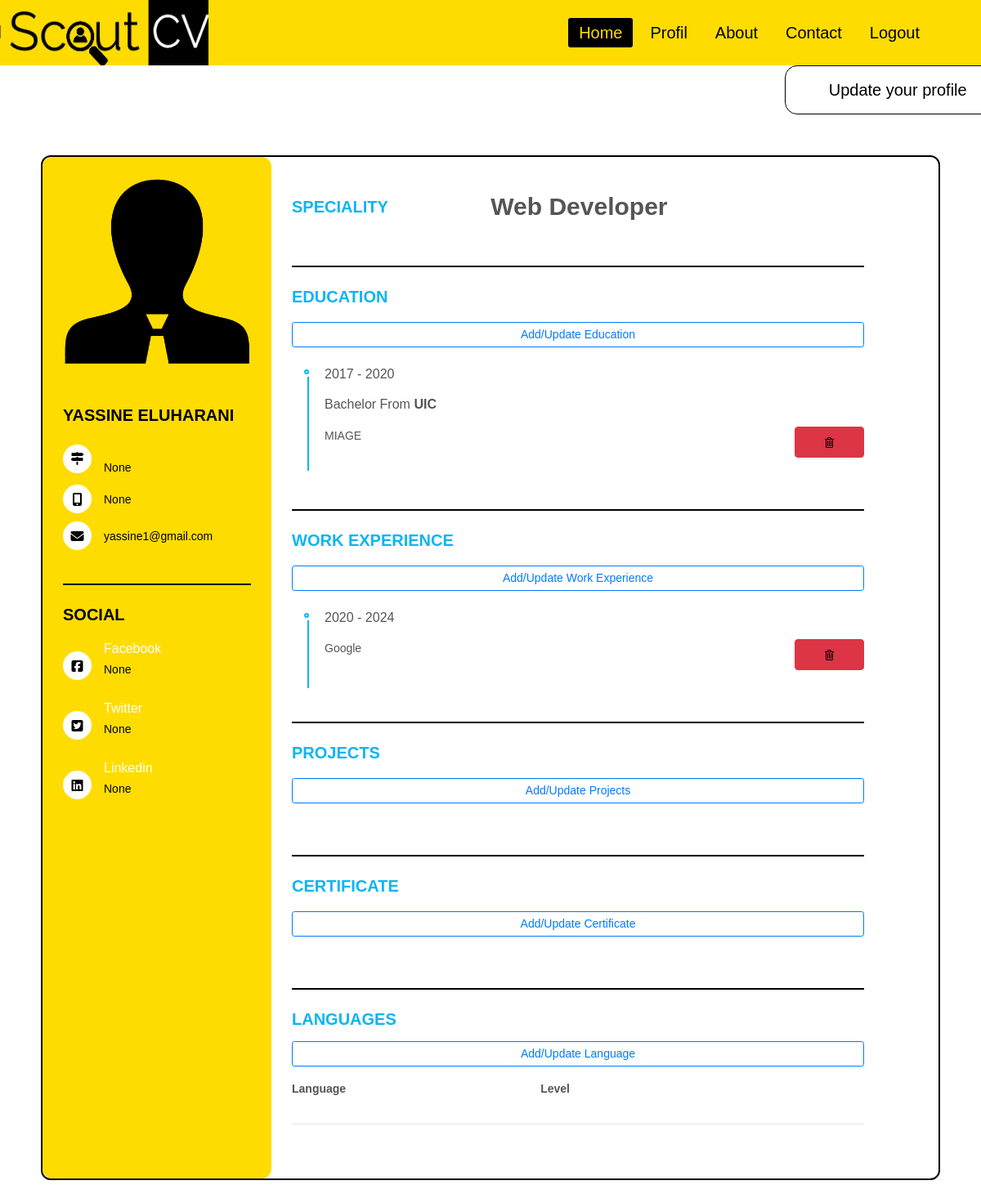
/cv/ (signed in), run on the app's committed database.
### Candidat/models.py (models this page shows, shortened)
class Profil(models.Model):
    SEX = (
        ('', '(Gender)'),
        ('Male','Male'),
        ('Female','Female'),
    )
    STATUS = (
        ('', '(Status)'),
        ('Single','Single'),
        ('Married','Married'),
        ('Widowed','Widowed'),
        ('Divorced','Divorced'),
    )
    user = models.OneToOneField(User, null =True,on_delete=models.CASCADE)
    profil_pic = models.ImageField(null=True, blank=True , default="images/user.png" )
    nom = models.CharField(max_length=20 ,null=True)
    prenom = models.CharField(max_length=20 ,null=True)
    date_n = models.DateField(null=True, blank=True)
    sex = models.CharField(max_length=6,choices=SEX ,null=True , blank=True)
    status = models.CharField(max_length=12,choices=STATUS ,null=True , blank=True)
    nationalite = models.CharField(max_length=20 ,null=True, blank=True)
    pays = CountryField(blank_label='(Country)' ,null=True, blank=True)
    ville = models.CharField(max_length=20 ,null=True, blank=True)
    telephone = models.CharField(max_length=20 ,null=True, blank=True)
    poste = models.ForeignKey(Poste, on_delete=models.DO_NOTHING, null=True,blank=True)
    adresse = models.TextField(null=True,blank=True)
    linkdin = models.URLField(max_length=200,null=True,blank=True)
    facebook = models.URLField(max_length=200,null=True,blank=True)
    twitter = models.URLField(max_length=200,null=True,blank=True)
    nbr_annee = models.IntegerField(null = True , default=0,blank=True)
    type_diplome = models.CharField(max_length=20 ,null=True)

class Academic(models.Model):
    TYPE = (
        ('', '(Degree)'),
        ('Bachelor','Bachelor '),
        ('Master','Master'),
        ('Doctorat','Doctorat'),
    )
    profil = models.ForeignKey('Profil',on_delete=models.CASCADE ,null=True)
    annee_debut = models.IntegerField(null=True)
    annee_fin = models.IntegerField(null=True)
    ecole = models.CharField(max_length=50 ,null=True)
    type_diplome = models.CharField(max_length=20,choices=TYPE ,null=True)
    description_academic = models.TextField(null=True,blank=True)

class Experience_Pro(models.Model):
    profil = models.ForeignKey('Profil',on_delete=models.CASCADE ,null=True)
    annee_debut = models.IntegerField( null=True)
    annee_fin = models.IntegerField( null=True)
    nbr_annee = models.IntegerField(null = True , default=0)
    description_exp_pro = models.TextField(null=True,blank=True)

### Entreprise/models.py (models this page shows)
class Poste(models.Model):
    poste_n = models.CharField(max_length=50, null=True)
    def __str__(self):
        return self.poste_n

### Candidat/decorators.py (the view)
        def wrapper_func(request, *args, **kwargs):
            group = None
            if request.user.groups.exists():
                group = request.user.groups.all()[0].name
            if group in allowed_roles:
                return view_func(request,*args, **kwargs)
            else:
                return redirect('profilEntr')

### Candidat/views.py (called while the page is built)
@login_required(login_url='login')
@allowed_users(allowed_roles=['Candidat'])
def cv(request):
    academics = request.user.profil.academic_set.all()
    exp_pros = request.user.profil.experience_pro_set.all()
    projets = request.user.profil.projet_realise_set.all()
    certificats = request.user.profil.certificat_set.all()
    langues = request.user.profil.language_set.all()
    context={
        'academics' : academics,
        'exp_pros':exp_pros,
        'projets' :projets,
        'certificats':certificats,
        'langues' : langues
    }
    return render(request ,'candidat/profil.html',context)

### templates/candidat/profil.html (shortened to what this page needs)
{% extends 'base.html' %}
{% load static %}
{% block style %}
  <link rel="stylesheet" type="text/css" href="{% static 'css/cvcss.css' %}">
{% endblock  %}
{% block content %}
<div class="pr1">
<a href="{% url 'Updateprofil' %}"  class="btn btn-lg btn-success smoothScroll wow fadeInUp" data-wow-delay="0.4s"> <span> Update your profile </span></a>
<div class="resume wow fadeInUp" data-wow-delay="0.1s">
   <div class="resume_left">
     <div class="resume_profile">
       {% if request.user.profil.profil_pic.url is not None %}
        <img src="{{ request.user.profil.profil_pic.url }}" alt="profile_pic">
      {% else %}
        <img src="{% static 'images/user.png' %}" alt="profile_pic">
      {% endif %}
     </div>
     <div class="resume_content">
       <div class="resume_item resume_info">
         <div class="title">
           <p class="bold">{{ request.user.profil.nom }} {{ request.user.profil.prenom }}</p>
         </div>
         <ul>
           <li>
             <div class="icon">
               <i class="fas fa-map-signs"></i>
             </div>
             <div class="data">
               {{ request.user.profil.adresse }} <br /> {{ request.user.profil.pays }}
             </div>
           </li>
           <li>
             <div class="icon">
               <i class="fas fa-mobile-alt"></i>
             </div>
             <div class="data">
               {{ request.user.profil.telephone }}
             </div>
           </li>
           <li>
             <div class="icon">
               <i class="fas fa-envelope"></i>
             </div>
             <div class="data">
               {{ request.user.email }}
             </div>
           </li>
         </ul>
       </div>
       <div class="resume_item resume_social">
         <div class="title">
           <p class="bold">Social</p>
         </div>
         <ul>
           <li>
             <div class="icon">
               <i class="fab fa-facebook-square"></i>
             </div>
             <div class="data">
               <p class="semi-bold">Facebook</p>
               <p>{{ request.user.profil.facebook }}</p>
             </div>
           </li>
           <li>
             <div class="icon">
               <i class="fab fa-twitter-square"></i>
             </div>
             <div class="data">
               <p class="semi-bold">Twitter</p>
               <p>{{ request.user.profil.twitter }}</p>
             </div>
           </li>
           <li>
             <div class="icon">
               <i class="fab fa-linkedin"></i>
             </div>
             <div class="data">
               <p class="semi-bold">Linkedin</p>
               <p>{{ request.user.profil.linkdin }}</p>
             </div>
           </li>
         </ul>
       </div>
     </div>
  </div>
  <div class="resume_right">
    <div class="resume_item resume_about">
        <div class="row">
          <div class="col-4 title">
             <p class="bold">Speciality</p>
            </div>
            <div class="col-8">
              <p class="font-weight-bold" style="font-size: 30px;">{{ request.user.profil.poste }}</p>
            </div>
        </div>
    </div>
    <div class="resume_item resume_work">
        <div class="title">
           <p class="bold">Education</p>
         </div>
         <div>
          <a class="btn btn-outline-primary btn-sm btn-block" href="{% url 'create_academic' %}">Add/Update Education</a>
          <br>
         </div>
        <ul>
          {% for academic in academics %}
          <li>
            <div class="date">{{ academic.annee_debut }} - {{ academic.annee_fin }}</div>
            <div class="info">
              <p class="semi-bold">{{ academic.type_diplome }} From <b>{{ academic.ecole }}</b></p>
              <div class="row">
                <div class="col-10">
                  {{ academic.description_academic }}
                </div>
                <div class="col-2">
                  <form method="POST" action="{% url 'delete_academic' academic.id %}">
                    <button class="btn btn-danger btn-block" type="submit" name="delete">
                      <img class="img-fluid" src="{% static 'images/delete.png' %}" alt="Delete">
                    </button>
                  </form>
                </div>
              </div>
            </div>
            <br>
        </li>
        {% endfor %}
        </ul>
    </div>
    <div class="resume_item resume_work">
      <div class="title">
           <p class="bold">Work Experience</p>
         </div>
         <div>
          <a class="btn btn-outline-primary btn-sm btn-block" href="{% url 'create_experience_pro' %}">Add/Update
            Work Experience</a>
          <br>
        </div>
      <ul>
        {% for exp_pro in exp_pros %}
        <li>
          <div class="date">{{ exp_pro.annee_debut }} - {{ exp_pro.annee_fin }}</div>
          <div class="info">
            <div class="row">
              <div class="col-10">
                {{ exp_pro.description_exp_pro }}
              </div>
              <div class="col-2">
                <form method="POST" action="{% url 'delete_experience_pro' exp_pro.id %}">
                  <button class="btn btn-danger btn-block" type="submit" name="delete">
                    <img class="img-fluid" src="{% static 'images/delete.png' %}" alt="Delete">
                  </button>
                </form>
              </div>
            </div>
          </div>
          <br>
        </li>
        {% endfor %}
        </ul>
    </div>
    <div class="resume_item resume_work">
      <div class="title">
        <p class="bold">Projects </p>
      </div>
      <div>
        <a class="btn btn-outline-primary btn-sm btn-block" href="{% url 'create_projet' %}">Add/Update Projects</a>
        <br>
      </div>
    </div>
    <div class="resume_item resume_work">
      <div class="title">
        <p class="bold">Certificate</p>
      </div>
      <div>
        <a class="btn btn-outline-primary btn-sm btn-block" href="{% url 'create_certificat' %}">Add/Update
          Certificate</a>
        <br>
      </div>
    </div>
    <div class="resume_item resume_work">
      <p class="bold">Languages</p>
      <a class="btn btn-outline-primary btn-sm btn-block" href="{% url 'create_language' %}">Add/Update Language</a>
      <div class="row mt-3">
        <div class="col-5">
          <b>
            <p>Language</p>
          </b>
        </div>
        <div class="col-5">
          <b>
            <p>Level</p>
          </b>
        </div>
      </div>
      <hr>
    </div>
    </div>
  </div>
 </div>
  {% include 'bg-Candidat.html' %}
{% endblock  %}

### static/css/cvcss.css (style rules this page uses)
body { margin: 0; font-family: raleway, sans-serif; height: 100%; }
* { margin: 0; padding: 0; box-sizing: border-box; list-style: none; font-family: "raleway", sans-serif; }
body { font-size: 14px; line-height: 22px; color: #555555; }
.bold { font-weight: 700; font-size: 20px; text-transform: uppercase; }
.semi-bold { font-weight: 500; font-size: 16px; }
.resume { width: 1100px; height: auto; display: flex; margin: 50px auto; background-color: white; border:2px solid black; border-radius: 12px; }
.resume .resume_left { width: 280px; background: #FFDC00; border-radius: 12px; }
.resume .resume_left .resume_profile { width: 100%; height: 280px; }
.resume .resume_left .resume_profile img { width: 100%; height: 100%; }
.resume .resume_left .resume_content { padding: 0 25px; }
.resume .title { margin-bottom: 20px; }
.resume .resume_left .bold { color: black; }
.resume .resume_item { padding: 25px 0; border-bottom: 2px solid black; width: inherit; }
.resume .resume_left .resume_item:last-child, .resume .resume_right .resume_item:last-child { border-bottom: 0px; }
.resume .resume_left ul li { display: flex; margin-bottom: 10px; align-items: center; }
.resume .resume_left ul li:last-child { margin-bottom: 0; }
.resume .resume_left ul li .icon { width: 35px; height: 35px; background: #fff; color: black; border-radius: 50%; margin-right: 15px; font-size: 16px; position: relative; }
.resume .icon i, .resume .resume_right .resume_hobby ul li i { position: absolute; top: 50%; left: 50%; transform: translate(-50%, -50%); }
.resume .resume_left ul li .data { color: black; }
.resume .resume_left .resume_social .semi-bold { color: #fff; margin-bottom: 3px; }
.resume .resume_right { width: 700px; background: #fff; padding: 25px; border-radius: 12px; }
.resume .resume_right .bold { color: #0bb5f4; }
.resume .resume_right .resume_work ul, .resume .resume_right .resume_education ul { padding-left: 40px; overflow: hidden; }
.resume .resume_right ul li { position: relative; }
.resume .resume_right ul li .date { font-size: 16px; font-weight: 500; margin-bottom: 15px; }
.resume .resume_right ul li .info { margin-bottom: 20px; }
.resume .resume_right ul li:last-child .info { margin-bottom: 0; }
.resume .resume_right .resume_work ul li:before, .resume .resume_right .resume_education ul li:before { content: ""; position: absolute; top: 5px; left: -25px; width: 6px; height: 6px; border-radius: 50%; border: 2px solid #0bb5f4; }
.resume .resume_right .resume_work ul li:after, .resume .resume_right .resume_education ul li:after { content: ""; position: absolute; top: 14px; left: -21px; width: 2px; height: 115px; background: #0bb5f4; }
.btn-success { background: #ffffff; border-color: transparent; text-align: center; border-radius: 15px; color: black; left:80%; position:relative; border:1px solid black; padding: 14px 36px; -webkit-transition: all 0.6s ease-in-out; transition: all 0.6s ease-in-out; }
.btn-success span:before { content: '\00ab'; position: relative; opacity: 0; top: 0; left: -20px; transition: 0.5s; }

### static/css/nav-bar.css (style rules this page uses)
* { margin: 0; padding: 0; box-sizing: border-box; list-style: none; text-decoration: none; }

### data on the page
Academic: annee_debut "2017", annee_fin "2020", type_diplome "Bachelor", ecole "UIC", description_academic "MIAGE"
Experience_Pro: annee_debut "2020", annee_fin "2024", description_exp_pro "Google"

### other printed values
{{ request.user.profil.nom }} "YASSINE"
{{ request.user.profil.prenom }} "ELUHARANI"
{{ request.user.profil.pays }} "None"
{{ request.user.profil.telephone }} "None"
{{ request.user.email }} "yassine1@gmail.com"
{{ request.user.profil.facebook }} "None"
{{ request.user.profil.twitter }} "None"
{{ request.user.profil.linkdin }} "None"
{{ request.user.profil.poste }} "Web Developer"
